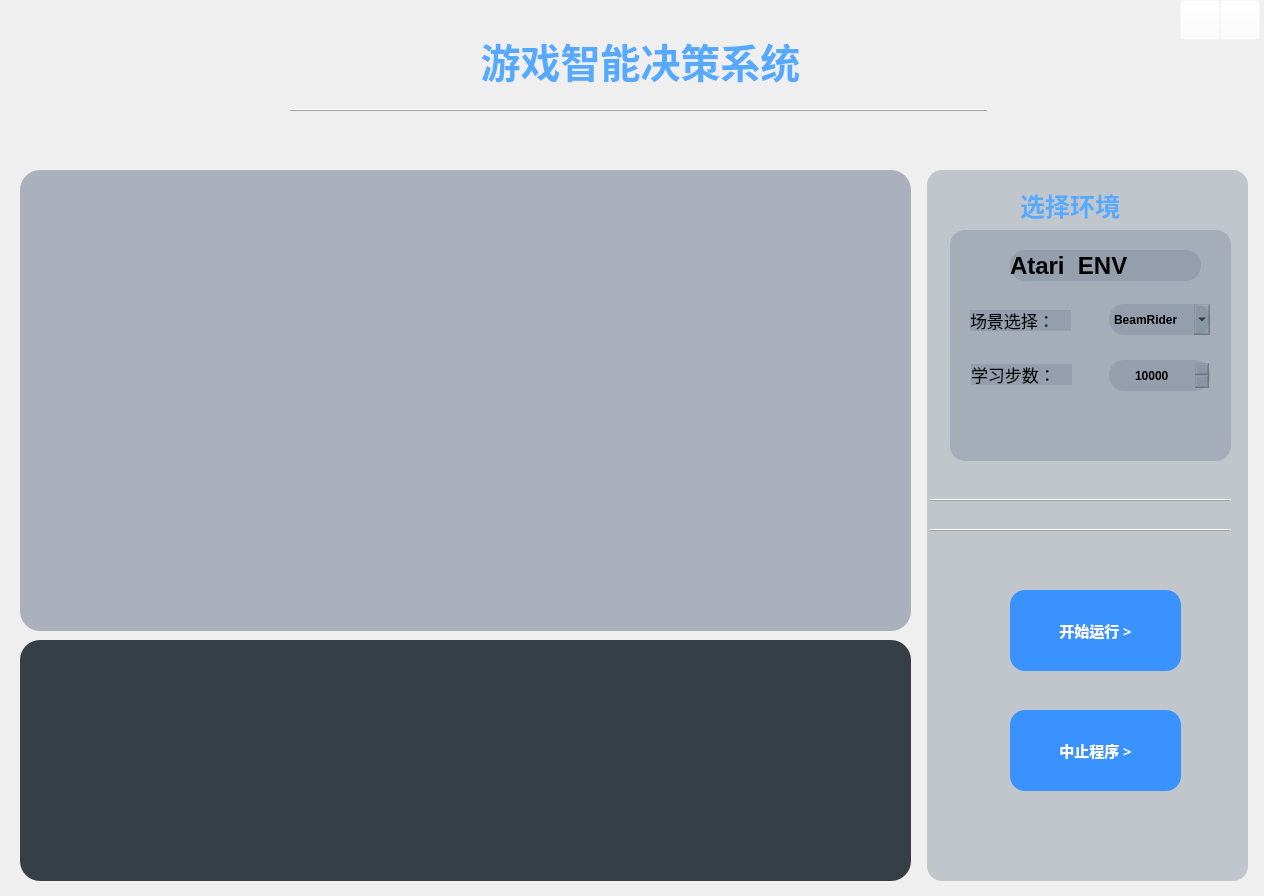
<?xml version="1.0" encoding="UTF-8"?>
<ui version="4.0">
 <class>MainWindow</class>
 <widget class="QMainWindow" name="MainWindow">
  <property name="windowModality">
   <enum>Qt::NonModal</enum>
  </property>
  <property name="enabled">
   <bool>true</bool>
  </property>
  <property name="geometry">
   <rect>
    <x>0</x>
    <y>0</y>
    <width>1264</width>
    <height>896</height>
   </rect>
  </property>
  <property name="minimumSize">
   <size>
    <width>1264</width>
    <height>896</height>
   </size>
  </property>
  <property name="maximumSize">
   <size>
    <width>1264</width>
    <height>896</height>
   </size>
  </property>
  <property name="font">
   <font>
    <family>仿宋</family>
   </font>
  </property>
  <property name="contextMenuPolicy">
   <enum>Qt::DefaultContextMenu</enum>
  </property>
  <property name="windowTitle">
   <string>钢铁表面缺陷检测系统</string>
  </property>
  <property name="windowIcon">
   <iconset>
    <normaloff>C:/Users/86138/.designer/backup/icon/app.png</normaloff>C:/Users/86138/.designer/backup/icon/app.png</iconset>
  </property>
  <property name="autoFillBackground">
   <bool>false</bool>
  </property>
  <property name="styleSheet">
   <string notr="true">#centralwidget {background-image: url(&quot;D:/lg/BaiduSyncdisk/project/person_code/project_self/pyqt/det/icon/background.jpg&quot;);}

</string>
  </property>
  <property name="locale">
   <locale language="Chinese" country="China"/>
  </property>
  <property name="setWindowFlags" stdset="0">
   <string>QtCore.Qt.FramelessWindowHint</string>
  </property>
  <property name="setAttribute" stdset="0">
   <string>QtCore.Qt.WA_TranslucentBackground</string>
  </property>
  <widget class="QWidget" name="centralwidget">
   <property name="font">
    <font>
     <family>黑体</family>
    </font>
   </property>
   <widget class="QLabel" name="label_title">
    <property name="geometry">
     <rect>
      <x>310</x>
      <y>30</y>
      <width>661</width>
      <height>61</height>
     </rect>
    </property>
    <property name="minimumSize">
     <size>
      <width>0</width>
      <height>0</height>
     </size>
    </property>
    <property name="maximumSize">
     <size>
      <width>10000</width>
      <height>10000</height>
     </size>
    </property>
    <property name="font">
     <font>
      <family>微软雅黑</family>
      <pointsize>30</pointsize>
      <weight>75</weight>
      <italic>false</italic>
      <bold>true</bold>
     </font>
    </property>
    <property name="styleSheet">
     <string notr="true">
color : rgb(85, 170, 255)</string>
    </property>
    <property name="text">
     <string>游戏智能决策系统</string>
    </property>
    <property name="alignment">
     <set>Qt::AlignCenter</set>
    </property>
   </widget>
   <widget class="QFrame" name="frame">
    <property name="geometry">
     <rect>
      <x>290</x>
      <y>100</y>
      <width>698</width>
      <height>20</height>
     </rect>
    </property>
    <property name="font">
     <font>
      <pointsize>9</pointsize>
     </font>
    </property>
    <property name="acceptDrops">
     <bool>true</bool>
    </property>
    <property name="toolTipDuration">
     <number>-2</number>
    </property>
    <property name="frameShape">
     <enum>QFrame::HLine</enum>
    </property>
    <property name="frameShadow">
     <enum>QFrame::Raised</enum>
    </property>
    <property name="lineWidth">
     <number>1</number>
    </property>
   </widget>
   <widget class="QLabel" name="label_img">
    <property name="geometry">
     <rect>
      <x>20</x>
      <y>170</y>
      <width>891</width>
      <height>461</height>
     </rect>
    </property>
    <property name="styleSheet">
     <string notr="true">background-color: rgba(122, 135, 154, 150);
border-radius: 20px;
border-image: url(:/res/风景2.jpg);
</string>
    </property>
    <property name="text">
     <string/>
    </property>
    <property name="pixmap">
     <pixmap>C:/Users/86138/.designer/backup/icon/zhutu2.png</pixmap>
    </property>
    <property name="alignment">
     <set>Qt::AlignCenter</set>
    </property>
    <property name="wordWrap">
     <bool>false</bool>
    </property>
    <property name="margin">
     <number>0</number>
    </property>
    <property name="indent">
     <number>-1</number>
    </property>
    <property name="openExternalLinks">
     <bool>false</bool>
    </property>
   </widget>
   <widget class="QLabel" name="label_23">
    <property name="geometry">
     <rect>
      <x>1160</x>
      <y>197</y>
      <width>50</width>
      <height>27</height>
     </rect>
    </property>
    <property name="text">
     <string/>
    </property>
    <property name="pixmap">
     <pixmap>C:/Users/86138/.designer/backup/icon2/mubiaojiance.png</pixmap>
    </property>
    <property name="alignment">
     <set>Qt::AlignCenter</set>
    </property>
   </widget>
   <widget class="QLabel" name="label_24">
    <property name="geometry">
     <rect>
      <x>1170</x>
      <y>240</y>
      <width>30</width>
      <height>30</height>
     </rect>
    </property>
    <property name="text">
     <string/>
    </property>
    <property name="pixmap">
     <pixmap>C:/Users/86138/.designer/backup/icon2/mubiaogenzong.png</pixmap>
    </property>
    <property name="alignment">
     <set>Qt::AlignCenter</set>
    </property>
   </widget>
   <widget class="QFrame" name="frame_3">
    <property name="geometry">
     <rect>
      <x>930</x>
      <y>490</y>
      <width>301</width>
      <height>20</height>
     </rect>
    </property>
    <property name="font">
     <font>
      <pointsize>9</pointsize>
     </font>
    </property>
    <property name="frameShape">
     <enum>QFrame::HLine</enum>
    </property>
    <property name="frameShadow">
     <enum>QFrame::Raised</enum>
    </property>
    <property name="lineWidth">
     <number>1</number>
    </property>
   </widget>
   <widget class="QFrame" name="frame_6">
    <property name="geometry">
     <rect>
      <x>930</x>
      <y>520</y>
      <width>301</width>
      <height>20</height>
     </rect>
    </property>
    <property name="font">
     <font>
      <pointsize>2</pointsize>
     </font>
    </property>
    <property name="frameShape">
     <enum>QFrame::HLine</enum>
    </property>
    <property name="frameShadow">
     <enum>QFrame::Raised</enum>
    </property>
    <property name="lineWidth">
     <number>1</number>
    </property>
    <property name="midLineWidth">
     <number>0</number>
    </property>
   </widget>
   <widget class="QPushButton" name="pushButton_start">
    <property name="geometry">
     <rect>
      <x>1010</x>
      <y>590</y>
      <width>171</width>
      <height>81</height>
     </rect>
    </property>
    <property name="font">
     <font>
      <family>黑体</family>
      <pointsize>11</pointsize>
      <weight>75</weight>
      <bold>true</bold>
     </font>
    </property>
    <property name="styleSheet">
     <string notr="true">background-color: rgb(58,146,254);

border-radius: 15px;

color: rgb(255, 255, 255);</string>
    </property>
    <property name="text">
     <string>开始运行 &gt;</string>
    </property>
   </widget>
   <widget class="QLabel" name="label_score">
    <property name="geometry">
     <rect>
      <x>1120</x>
      <y>610</y>
      <width>111</width>
      <height>31</height>
     </rect>
    </property>
    <property name="font">
     <font>
      <family>黑体</family>
      <pointsize>13</pointsize>
     </font>
    </property>
    <property name="styleSheet">
     <string notr="true">color: rgb(255, 255, 255);</string>
    </property>
    <property name="text">
     <string/>
    </property>
   </widget>
   <widget class="QLabel" name="label_classes">
    <property name="geometry">
     <rect>
      <x>800</x>
      <y>690</y>
      <width>41</width>
      <height>31</height>
     </rect>
    </property>
    <property name="font">
     <font>
      <family>黑体</family>
      <pointsize>13</pointsize>
     </font>
    </property>
    <property name="styleSheet">
     <string notr="true">color: rgb(255, 255, 255);</string>
    </property>
    <property name="text">
     <string/>
    </property>
   </widget>
   <widget class="QPushButton" name="pushButton_export">
    <property name="geometry">
     <rect>
      <x>1010</x>
      <y>710</y>
      <width>171</width>
      <height>81</height>
     </rect>
    </property>
    <property name="font">
     <font>
      <family>黑体</family>
      <pointsize>11</pointsize>
      <weight>75</weight>
      <bold>true</bold>
     </font>
    </property>
    <property name="styleSheet">
     <string notr="true">background-color: rgb(58,146,254);

border-radius: 15px;

color: rgb(255, 255, 255);</string>
    </property>
    <property name="text">
     <string>中止程序 &gt;</string>
    </property>
   </widget>
   <widget class="QLabel" name="label_class">
    <property name="geometry">
     <rect>
      <x>1120</x>
      <y>670</y>
      <width>111</width>
      <height>31</height>
     </rect>
    </property>
    <property name="font">
     <font>
      <family>黑体</family>
      <pointsize>13</pointsize>
     </font>
    </property>
    <property name="styleSheet">
     <string notr="true">color: rgb(255, 255, 255);</string>
    </property>
    <property name="text">
     <string/>
    </property>
   </widget>
   <widget class="QLabel" name="label_control">
    <property name="geometry">
     <rect>
      <x>927</x>
      <y>170</y>
      <width>321</width>
      <height>711</height>
     </rect>
    </property>
    <property name="styleSheet">
     <string notr="true">background-color: rgba(122, 135, 154, 100);
border-radius: 15px;
</string>
    </property>
    <property name="text">
     <string/>
    </property>
   </widget>
   <widget class="QWidget" name="widget" native="true">
    <property name="geometry">
     <rect>
      <x>950</x>
      <y>230</y>
      <width>281</width>
      <height>231</height>
     </rect>
    </property>
    <property name="styleSheet">
     <string notr="true">background-color: rgba(122, 135, 154, 100);
border-radius: 15px;
</string>
    </property>
    <widget class="QLabel" name="label">
     <property name="geometry">
      <rect>
       <x>60</x>
       <y>20</y>
       <width>191</width>
       <height>31</height>
      </rect>
     </property>
     <property name="font">
      <font>
       <pointsize>18</pointsize>
       <weight>75</weight>
       <bold>true</bold>
      </font>
     </property>
     <property name="styleSheet">
      <string notr="true"/>
     </property>
     <property name="text">
      <string>Atari  ENV</string>
     </property>
    </widget>
    <widget class="QSpinBox" name="spinBox">
     <property name="geometry">
      <rect>
       <x>159</x>
       <y>130</y>
       <width>101</width>
       <height>31</height>
      </rect>
     </property>
     <property name="font">
      <font>
       <weight>75</weight>
       <bold>true</bold>
      </font>
     </property>
     <property name="layoutDirection">
      <enum>Qt::LeftToRight</enum>
     </property>
     <property name="alignment">
      <set>Qt::AlignCenter</set>
     </property>
     <property name="minimum">
      <number>10000</number>
     </property>
     <property name="maximum">
      <number>1000000</number>
     </property>
     <property name="singleStep">
      <number>10000</number>
     </property>
    </widget>
    <widget class="QLabel" name="label_2">
     <property name="geometry">
      <rect>
       <x>20</x>
       <y>80</y>
       <width>101</width>
       <height>21</height>
      </rect>
     </property>
     <property name="font">
      <font>
       <pointsize>13</pointsize>
      </font>
     </property>
     <property name="text">
      <string>场景选择：</string>
     </property>
    </widget>
    <widget class="QLabel" name="label_3">
     <property name="geometry">
      <rect>
       <x>21</x>
       <y>134</y>
       <width>101</width>
       <height>21</height>
      </rect>
     </property>
     <property name="font">
      <font>
       <pointsize>13</pointsize>
      </font>
     </property>
     <property name="text">
      <string>学习步数：</string>
     </property>
    </widget>
    <widget class="QComboBox" name="comboBox">
     <property name="geometry">
      <rect>
       <x>159</x>
       <y>74</y>
       <width>101</width>
       <height>31</height>
      </rect>
     </property>
     <property name="font">
      <font>
       <weight>75</weight>
       <bold>true</bold>
      </font>
     </property>
     <item>
      <property name="text">
       <string>BeamRider</string>
      </property>
     </item>
     <item>
      <property name="text">
       <string>Breakout</string>
      </property>
     </item>
     <item>
      <property name="text">
       <string>Enduro</string>
      </property>
     </item>
     <item>
      <property name="text">
       <string>Pong</string>
      </property>
     </item>
     <item>
      <property name="text">
       <string>Qbert</string>
      </property>
     </item>
     <item>
      <property name="text">
       <string>Seaquest</string>
      </property>
     </item>
     <item>
      <property name="text">
       <string>SpaceInvaders</string>
      </property>
     </item>
     <item>
      <property name="text">
       <string>MsPacman</string>
      </property>
     </item>
     <item>
      <property name="text">
       <string>Asteroids</string>
      </property>
     </item>
     <item>
      <property name="text">
       <string>RoadRunner</string>
      </property>
     </item>
    </widget>
   </widget>
   <widget class="QLabel" name="label_7">
    <property name="geometry">
     <rect>
      <x>1020</x>
      <y>190</y>
      <width>141</width>
      <height>31</height>
     </rect>
    </property>
    <property name="font">
     <font>
      <family>幼圆</family>
      <pointsize>19</pointsize>
      <weight>75</weight>
      <bold>true</bold>
     </font>
    </property>
    <property name="styleSheet">
     <string notr="true">color : rgb(85, 170, 255)</string>
    </property>
    <property name="text">
     <string>选择环境</string>
    </property>
   </widget>
   <widget class="QWidget" name="widget_2" native="true">
    <property name="geometry">
     <rect>
      <x>20</x>
      <y>640</y>
      <width>891</width>
      <height>241</height>
     </rect>
    </property>
    <property name="styleSheet">
     <string notr="true">QHeaderView::section {
    background-color: rgb(93,98,194);
    color: white;
}

QWidget {
    background-color: rgb(54, 63, 70);
	border-radius:20px;
}






</string>
    </property>
    <widget class="QPlainTextEdit" name="plainTextEdit">
     <property name="geometry">
      <rect>
       <x>20</x>
       <y>10</y>
       <width>851</width>
       <height>221</height>
      </rect>
     </property>
     <property name="font">
      <font>
       <family>微软雅黑</family>
       <pointsize>12</pointsize>
       <weight>75</weight>
       <bold>true</bold>
      </font>
     </property>
     <property name="styleSheet">
      <string notr="true">color: rgb(255, 255, 255);</string>
     </property>
     <property name="plainText">
      <string/>
     </property>
    </widget>
   </widget>
   <widget class="QPushButton" name="pushButton">
    <property name="geometry">
     <rect>
      <x>1180</x>
      <y>0</y>
      <width>40</width>
      <height>40</height>
     </rect>
    </property>
    <property name="minimumSize">
     <size>
      <width>40</width>
      <height>40</height>
     </size>
    </property>
    <property name="maximumSize">
     <size>
      <width>40</width>
      <height>40</height>
     </size>
    </property>
    <property name="styleSheet">
     <string notr="true">QPushButton{
	background-color: rgba(255, 255, 255, 0);

}
QPushButton:hover{
padding-bottom:5px;
}</string>
    </property>
    <property name="text">
     <string/>
    </property>
    <property name="icon">
     <iconset resource="res.qrc">
      <normaloff>:/res/reduce.png</normaloff>:/res/reduce.png</iconset>
    </property>
    <property name="iconSize">
     <size>
      <width>30</width>
      <height>30</height>
     </size>
    </property>
   </widget>
   <widget class="QPushButton" name="pushButton_2">
    <property name="geometry">
     <rect>
      <x>1220</x>
      <y>0</y>
      <width>40</width>
      <height>40</height>
     </rect>
    </property>
    <property name="minimumSize">
     <size>
      <width>40</width>
      <height>40</height>
     </size>
    </property>
    <property name="maximumSize">
     <size>
      <width>40</width>
      <height>40</height>
     </size>
    </property>
    <property name="styleSheet">
     <string notr="true">QPushButton{
	background-color: rgba(255, 255, 255, 0);

}
QPushButton:hover{
padding-bottom:5px;
}</string>
    </property>
    <property name="text">
     <string/>
    </property>
    <property name="icon">
     <iconset resource="res.qrc">
      <normaloff>:/res/close (1).png</normaloff>:/res/close (1).png</iconset>
    </property>
    <property name="iconSize">
     <size>
      <width>30</width>
      <height>30</height>
     </size>
    </property>
   </widget>
   <zorder>label_control</zorder>
   <zorder>label_title</zorder>
   <zorder>frame</zorder>
   <zorder>label_img</zorder>
   <zorder>label_23</zorder>
   <zorder>label_24</zorder>
   <zorder>frame_3</zorder>
   <zorder>frame_6</zorder>
   <zorder>pushButton_start</zorder>
   <zorder>label_score</zorder>
   <zorder>label_classes</zorder>
   <zorder>pushButton_export</zorder>
   <zorder>label_class</zorder>
   <zorder>widget</zorder>
   <zorder>label_7</zorder>
   <zorder>widget_2</zorder>
   <zorder>pushButton</zorder>
   <zorder>pushButton_2</zorder>
  </widget>
 </widget>
 <resources>
  <include location="res.qrc"/>
 </resources>
 <connections/>
</ui>
